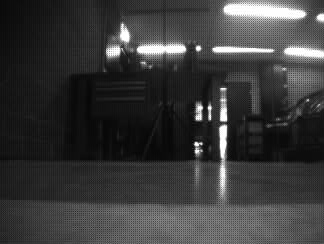
#> input picture ai_deck_raw_00.jpg, 324 x 244 px
$ python -i gate_detector.py   (imports and definitions only)
#> lines starting #> are read from the running program, lines starting #| are printed output that depends on the picture; after the words box and inside, x2 and y2 are one past the last pixel; in counts of white or black regions, pixels touching at a corner belong together
"""LED-based gate detector for the AI Deck grayscale stream.

Replaces the Webots HSV-magenta detector. The signature now is a thick
bright rectangular RING of LEDs against a dark penumbra — so the
pipeline is:

1. Threshold luminance (LEDs are nearly saturated, background is dim).
2. Morphology: close gaps between adjacent LEDs.
3. findContours with RETR_CCOMP — we use the hierarchy to require that
   each candidate has an internal "hole" (a ring, not a solid blob like
   a backlit window). This is the critical filter that rejects
   img_000400-style false positives.
4. Approximate to 4 corners on the convex hull, reject contours
   touching the image border (partial gates), and apply an aspect-ratio
   sanity check.

Output API matches the Webots `detect_all_gate_contours` (list of
``(corners_4x2, area, contour_idx)``, corners ordered TL/TR/BR/BL) so
the localizer and FSM port stay drop-in.
"""

from __future__ import annotations

import logging

import cv2
import numpy as np

import config

log = logging.getLogger(__name__)


def build_mask(image: np.ndarray) -> np.ndarray:
    """Threshold + morphology, exposed for debug visualization.

    The gate is a ring of *discrete* LEDs separated by several-pixel gaps.
    We de-speckle first (small MORPH_OPEN), then bridge the gaps with a
    larger MORPH_CLOSE so the dotted ring welds into one continuous contour
    with a hole. Ordering is critical: the open MUST run before the close —
    an open afterwards erodes the thin bridges the close just created and
    re-fragments the ring (the old pipeline closed then opened, leaving the
    ring broken so ``detect_all_gate_contours`` found nothing). Kernel sizes
    live in ``config`` (``MASK_OPEN_KERNEL`` / ``MASK_CLOSE_KERNEL``).
    """
    if image.ndim == 3:
        image = cv2.cvtColor(image, cv2.COLOR_BGR2GRAY)
    _, mask = cv2.threshold(
        image, config.LED_BRIGHTNESS_THRESHOLD, 255, cv2.THRESH_BINARY,
    )
    open_k = cv2.getStructuringElement(
        cv2.MORPH_ELLIPSE, (config.MASK_OPEN_KERNEL, config.MASK_OPEN_KERNEL))
    mask = cv2.morphologyEx(mask, cv2.MORPH_OPEN, open_k, iterations=1)
    close_k = cv2.getStructuringElement(
        cv2.MORPH_ELLIPSE, (config.MASK_CLOSE_KERNEL, config.MASK_CLOSE_KERNEL))
    mask = cv2.morphologyEx(mask, cv2.MORPH_CLOSE, close_k, iterations=1)
    return mask


def detect_all_gate_contours(
    image: np.ndarray,
) -> list[tuple[np.ndarray, float, int]]:
    """Find all LED-ring gates in a grayscale frame.

    Returns a list of ``(corners_4x2, area, contour_idx)``. Corners are
    ordered TL, TR, BR, BL in image space. ``contour_idx`` is the index
    of the original outer contour in the OpenCV hierarchy (kept only for
    debug consistency with the Webots code).
    """
    if image is None:
        return []

    h_img, w_img = image.shape[:2]
    mask = build_mask(image)

    contours, hierarchy = cv2.findContours(
        mask, cv2.RETR_CCOMP, cv2.CHAIN_APPROX_SIMPLE,
    )
    if hierarchy is None:
        return []
    hierarchy = hierarchy[0]  # shape (n, 4): [next, prev, first_child, parent]

    results: list[tuple[np.ndarray, float, int]] = []
    border = config.DET_BORDER_MARGIN

    for i, cnt in enumerate(contours):
        # Skip inner ("hole") contours — only iterate outer ones.
        if hierarchy[i][3] != -1:
            continue

        area = cv2.contourArea(cnt)
        if area < config.DET_MIN_AREA:
            continue

        # Require an internal hole — distinguishes a LED ring from a
        # solid bright blob (e.g. backlit window or doorway).
        if hierarchy[i][2] == -1:
            continue

        # Convex-hull + 4-corner approximation suppresses noise on the LED
        # strip (small gaps, individual LED bumps).
        hull = cv2.convexHull(cnt)
        peri = cv2.arcLength(hull, True)
        approx = cv2.approxPolyDP(hull, 0.02 * peri, True)
        if len(approx) != 4:
            continue

        corners = approx.reshape(4, 2).astype(np.float64)

        # Reject contours touching the image border — these would
        # destroy reprojection / triangulation downstream.
        if any(c[0] <= border or c[0] >= w_img - 1 - border or
               c[1] <= border or c[1] >= h_img - 1 - border
               for c in corners):
            continue

        # Sort TL, TR, BR, BL in image order.
        sorted_y = corners[np.argsort(corners[:, 1])]
        top = sorted_y[:2][np.argsort(sorted_y[:2, 0])]
        bot = sorted_y[2:][np.argsort(sorted_y[2:, 0])]
        ordered = np.vstack([top, bot[::-1]])  # [TL, TR, BR, BL]

        # Aspect-ratio sanity check (gates aren't extreme rectangles).
        w_avg = (np.linalg.norm(ordered[1] - ordered[0]) +
                 np.linalg.norm(ordered[2] - ordered[3])) / 2.0
        h_avg = (np.linalg.norm(ordered[3] - ordered[0]) +
                 np.linalg.norm(ordered[2] - ordered[1])) / 2.0
        if w_avg < 1e-3 or h_avg < 1e-3:
            continue
        aspect = w_avg / h_avg
        if aspect < 0.4 or aspect > 2.5:
            continue

        results.append((ordered, float(area), i))

    return results


_PALETTE: tuple[tuple[int, int, int], ...] = (
    (0, 255, 0),     # green
    (255, 0, 0),     # blue (BGR)
    (0, 0, 255),     # red
    (0, 255, 255),   # yellow
    (255, 0, 255),   # magenta
    (255, 255, 0),   # cyan
)


def annotate(
    image: np.ndarray,
    detections: list[tuple[np.ndarray, float, int]],
) -> np.ndarray:
    """Return a BGR copy of `image` with each detection overlaid."""
    if image.ndim == 2:
        out = cv2.cvtColor(image, cv2.COLOR_GRAY2BGR)
    else:
        out = image.copy()

    for i, (corners, area, _idx) in enumerate(detections):
        col = _PALETTE[i % len(_PALETTE)]
        pts = corners.astype(np.int32)
        cv2.polylines(out, [pts], True, col, 2)
        for p in pts:
            cv2.circle(out, tuple(p), 3, col, -1)
        center = pts.mean(axis=0).astype(np.int32)
        cv2.putText(
            out, f"#{i} A={int(area)}", tuple(center),
            cv2.FONT_HERSHEY_SIMPLEX, 0.4, col, 1, cv2.LINE_AA,
        )
    return out

>>> import cv2
>>> picture = cv2.imread('../ai_deck_raw_00.jpg')
#> picture is the input picture: shape (244, 324, 3); min 0, max 255, mean 58.6
>>> result = detect_all_gate_contours(picture)
#> in build_mask, `_, mask = cv2.threshold( image, config.LED_BRIGHTNESS_THRESHOLD, 255, ..`:
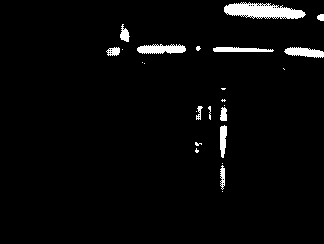
#> mask: shape (244, 324); 3.2% white; 25 white regions (13 under 20 px), largest, box (x1, y1, x2, y2) and area: (224, 2, 306, 19) 921, (137, 44, 186, 54) 366, (284, 47, 324, 58) 293
#> in build_mask, `mask = cv2.morphologyEx(mask, cv2.MORPH_OPEN, open_k, iterations=1)`:
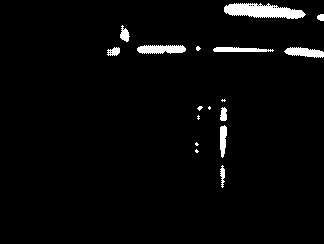
#> mask: shape (244, 324); 3% white; 17 white regions (7 under 20 px), largest, box (x1, y1, x2, y2) and area: (224, 3, 306, 19) 880, (137, 45, 186, 54) 356, (284, 47, 324, 58) 291
#> in build_mask, `mask = cv2.morphologyEx(mask, cv2.MORPH_CLOSE, close_k, iterations=1)`:
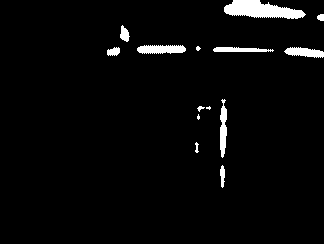
#> mask: shape (244, 324); 3.3% white; 14 white regions (3 under 20 px)
#> in detect_all_gate_contours, `contours, hierarchy = cv2.findContours( mask, cv2.RETR_CCOMP, cv2.CHAI..`: contours = 14 contours, 5 with area under 20; largest, box (x1, y1, x2, y2) and area: (224, 0, 306, 19) 919, (137, 45, 186, 54) 308, (284, 47, 324, 58) 250, (220, 99, 227, 158) 238, (213, 47, 274, 52) 176
#> the loop in detect_all_gate_contours, `for i, cnt in enumerate(contours): # Skip inner ("hole") contours — on..` made 14 passes
#> area on passes 1, 6, 7, 8, 9, 11, 12, 13, 14: 59, 238, 250, 176.5, 71, 308, 88, 30, 919
#> after the loop in detect_all_gate_contours, `for i, cnt in enumerate(contours):`: results = []
#> result = []

$ run again, on ai_deck_raw_03.jpg
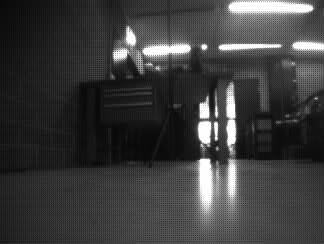
#> input picture ai_deck_raw_03.jpg, 324 x 244 px
#> picture is the input picture: shape (244, 324, 3); min 6, max 255, mean 61.3
#> in build_mask, `_, mask = cv2.threshold( image, config.LED_BRIGHTNESS_THRESHOLD, 255, ..`:
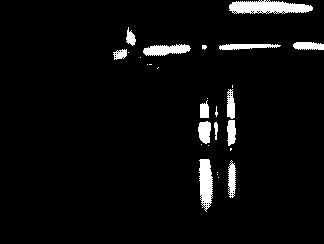
#> mask: shape (244, 324); 4.5% white; 28 white regions (15 under 20 px), largest, box (x1, y1, x2, y2) and area: (229, 0, 313, 14) 852, (199, 159, 213, 212) 546, (143, 44, 191, 56) 395
#> in build_mask, `mask = cv2.morphologyEx(mask, cv2.MORPH_CLOSE, close_k, iterations=1)`:
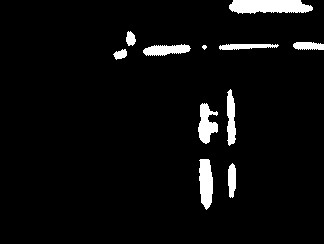
#> mask: shape (244, 324); 4.7% white; 11 white regions (1 under 20 px)
#> contours = 11 contours, 1 with area under 20; largest, box (x1, y1, x2, y2) and area: (229, 0, 313, 14) 880, (199, 159, 213, 210) 509, (198, 103, 218, 144) 440, (143, 44, 191, 56) 346, (227, 89, 236, 146) 326
#> the loop in detect_all_gate_contours, `for i, cnt in enumerate(contours): # Skip inner ("hole") contours — on..` made 11 passes
#> area on passes 1, 2, 3, 4, 5, 7, 8, 9: 193, 509, 440, 326, 82.5, 202, 346, 175.5
#> after the loop in detect_all_gate_contours, `for i, cnt in enumerate(contours):`: results = []
